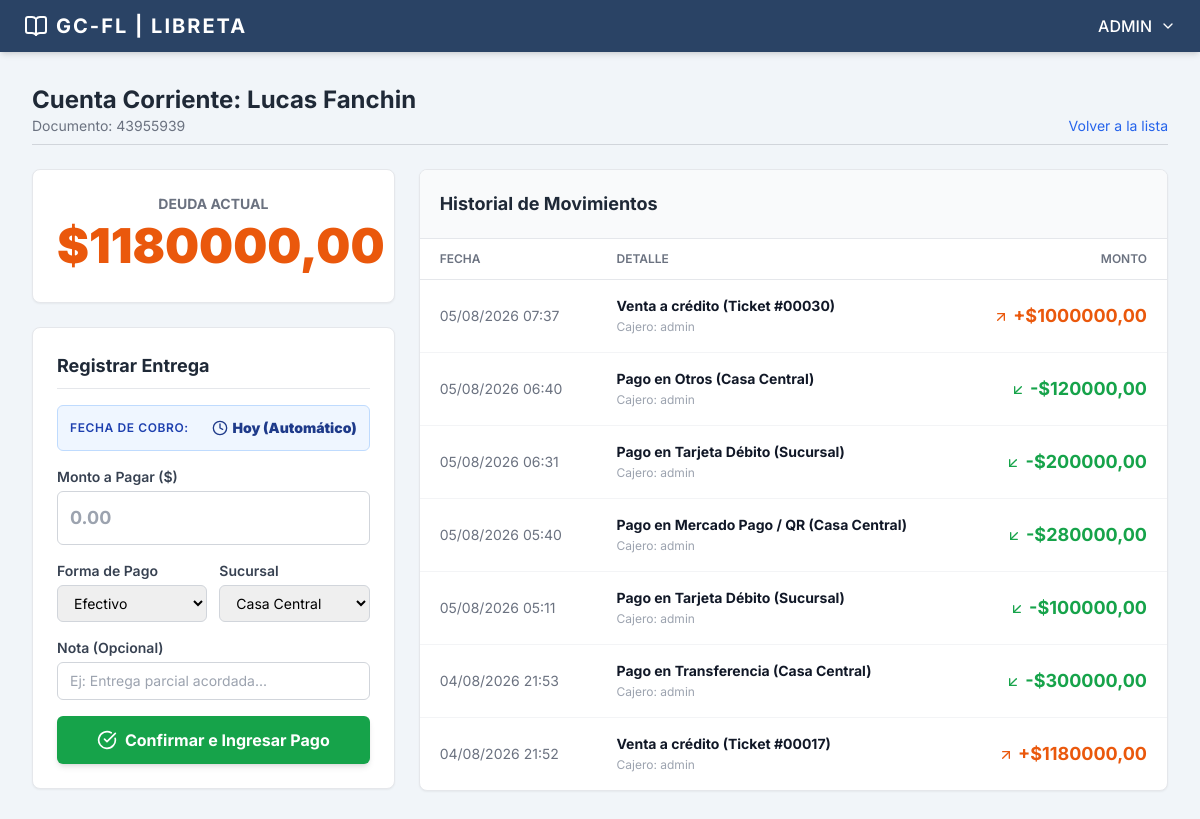
/clientes/cuentas-corrientes/1/ (signed in), run on an earlier commit of the app's database.
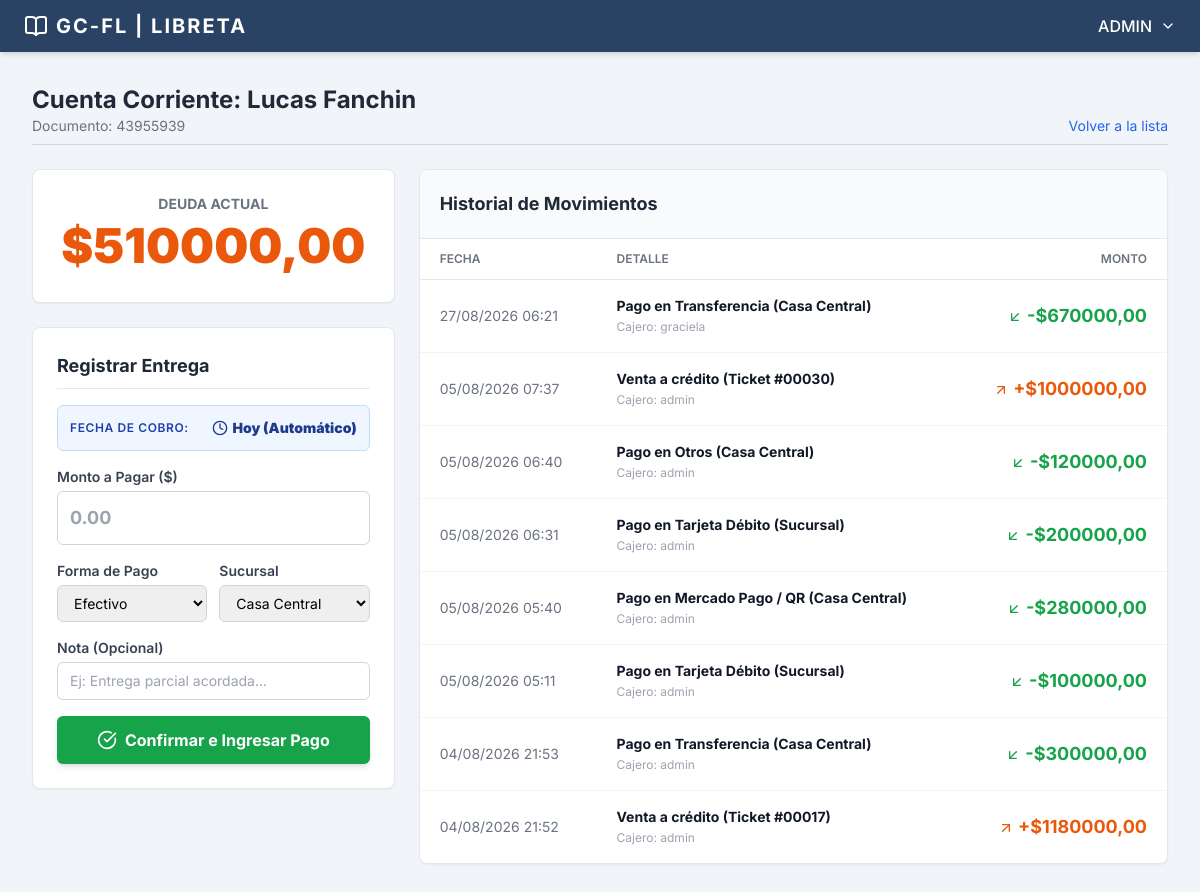
And on a later commit of the database.
### clientes/models.py (models this page shows, shortened)
class Cliente(models.Model):
    TIPO_DOCUMENTO_CHOICES = [
        ('DNI', 'DNI'),
        ('CUIL', 'CUIL'),
        ('CUIT', 'CUIT'),
        ('PASAPORTE', 'PASAPORTE'),
    ]
    nombre = models.CharField(max_length=100)
    apellido = models.CharField(max_length=100)
    tipo_documento = models.CharField(max_length=20, choices=TIPO_DOCUMENTO_CHOICES, default='DNI')
    numero_documento = models.CharField(max_length=50, unique=True)
    provincia = models.CharField(max_length=100)
    localidad = models.CharField(max_length=100)
    direccion = models.CharField(max_length=200)
    barrio = models.CharField(max_length=100, blank=True, null=True)
    codigo_postal = models.CharField(max_length=20)
    telefono = models.CharField(max_length=50, blank=True, null=True)
    email = models.EmailField(blank=True, null=True)
    fecha_registro = models.DateTimeField(auto_now_add=True)
    saldo_cuenta_corriente = models.DecimalField(max_digits=10, decimal_places=2, default=Decimal('0.00'), blank=True, null=True)
    class Meta:
        db_table = 'clientes'
        verbose_name = 'Cliente'
        verbose_name_plural = 'Clientes'
        ordering = ['nombre', 'apellido'] # Ordena por nombre

class MovimientoCuentaCorriente(models.Model):
    TIPO_MOVIMIENTO = [
        ('DEUDA', 'Deuda por Venta'),
        ('PAGO', 'Entrega a Cuenta'),
    ]
    METODOS_PAGO = [
        ('EFECTIVO', 'Efectivo'),
        ('DEBITO', 'Tarjeta Débito'),
        ('CREDITO', 'Tarjeta Crédito'),
        ('TRANSFERENCIA', 'Transferencia'),
        ('BILLETERA_VIRTUAL', 'Billetera Virtual / QR'), # Renombrado
        ('OTROS', 'Otros'), # Agregado
    ]
    cliente = models.ForeignKey(Cliente, on_delete=models.CASCADE, related_name='movimientos')
    cajero = models.ForeignKey(settings.AUTH_USER_MODEL, on_delete=models.SET_NULL, null=True)
    fecha = models.DateTimeField(auto_now_add=True)
    tipo = models.CharField(max_length=10, choices=TIPO_MOVIMIENTO)
    monto = models.DecimalField(max_digits=10, decimal_places=2)
    descripcion = models.CharField(max_length=255)
    sucursal = models.ForeignKey(Sucursal, on_delete=models.SET_NULL, null=True, blank=True)
    metodo_pago = models.CharField(max_length=50, choices=METODOS_PAGO, default='EFECTIVO')

### users/models.py (models this page shows)
class User(AbstractUser):
    class Meta:
        db_table = 'users'
        verbose_name = 'User'
        verbose_name_plural = 'Users'

### clientes/views.py (the view, shortened to what this page needs)
# urls.py: path('cuentas-corrientes/<int:pk>/', views.cuenta_corriente_detalle, name='cuenta_corriente_detalle'),
@login_required
def cuenta_corriente_detalle(request, pk):
    cliente = get_object_or_404(Cliente, pk=pk)
    movimientos = cliente.movimientos.all().order_by('-fecha')
    sucursales = Sucursal.objects.all()
    metodos_pago = [m for m in Venta.METODO_PAGO_CHOICES if m[0] != 'CUENTA_CORRIENTE']
    return render(request, 'clientes/cuenta_corriente_detalle.html', {
        'cliente': cliente,
        'movimientos': movimientos,
        'sucursales': sucursales,
        'metodos_pago': metodos_pago
    })

### clientes/templates/clientes/cuenta_corriente_detalle.html (shortened to what the changed rows need)
{% extends 'core/base.html' %}
{% block content %}
    <div class="mb-6 border-b border-gray-300 pb-2 flex justify-between items-end">
        <div>
            <h1 class="text-2xl font-bold text-gray-800">Cuenta Corriente: {{ cliente.nombre }} {{ cliente.apellido|default:"" }}</h1>
            <p class="text-sm text-gray-500">Documento: {{ cliente.numero_documento }}</p>
        </div>
    </div>
    <div class="grid grid-cols-1 lg:grid-cols-3 gap-6">
        <div class="lg:col-span-1 space-y-6">
            <div class="bg-white rounded-lg shadow-sm border border-gray-200 p-6 text-center">
                <p class="text-sm font-bold text-gray-500 uppercase">Deuda Actual</p>
                <p class="text-5xl font-black {% if cliente.saldo_cuenta_corriente > 0 %}text-orange-600{% else %}text-green-600{% endif %} my-2">
                    ${{ cliente.saldo_cuenta_corriente }}
                </p>
            </div>
        </div>
        <div class="lg:col-span-2 bg-white rounded-lg shadow-sm border border-gray-200 overflow-hidden">
            <table class="w-full text-left border-collapse">
                <thead>
                    <tr class="bg-white border-b border-gray-200">
                        <th class="py-3 px-5 text-xs font-semibold text-gray-500 uppercase">Fecha</th>
                        <th class="py-3 px-5 text-xs font-semibold text-gray-500 uppercase">Detalle</th>
                        <th class="py-3 px-5 text-xs font-semibold text-gray-500 uppercase text-right">Monto</th>
                    </tr>
                </thead>
                <tbody class="text-sm divide-y divide-gray-100">
                    {% for mov in movimientos %}
                    <tr class="hover:bg-gray-50">
                        <td class="py-4 px-5 text-gray-500 whitespace-nowrap">{{ mov.fecha|date:"d/m/Y H:i" }}</td>
                        <td class="py-4 px-5">
                            <span class="font-bold text-gray-900 block">{{ mov.descripcion }}</span>
                            <span class="text-xs text-gray-400">Cajero: {{ mov.cajero.username|default:"Sistema" }}</span>
                        </td>
                        <td class="py-4 px-5 text-right font-bold text-lg {% if mov.tipo == 'DEUDA' %}text-orange-600{% else %}text-green-600{% endif %}">
                            {% if mov.tipo == 'DEUDA' %}
                                <i data-lucide="arrow-up-right" class="w-4 h-4 inline text-orange-600"></i> +${{ mov.monto }}
                            {% else %}
                                <i data-lucide="arrow-down-left" class="w-4 h-4 inline text-green-600"></i> -${{ mov.monto }}
                            {% endif %}
                        </td>
                    </tr>
                    {% empty %}
                    <tr>
                        <td colspan="3" class="py-12 text-center text-gray-400">No hay movimientos registrados.</td>
                    </tr>
                    {% endfor %}
                </tbody>
            </table>
        </div>
    </div>
{% endblock content %}

What changed in the data, as far as the page shows it:
changed Cliente "Lucas": saldo_cuenta_corriente "1180000,00" → "510000,00"
added MovimientoCuentaCorriente: fecha "27/08/2026 06:21", descripcion "Pago en Transferencia (Casa Central)", cajero.username "graciela", monto "670000,00"
